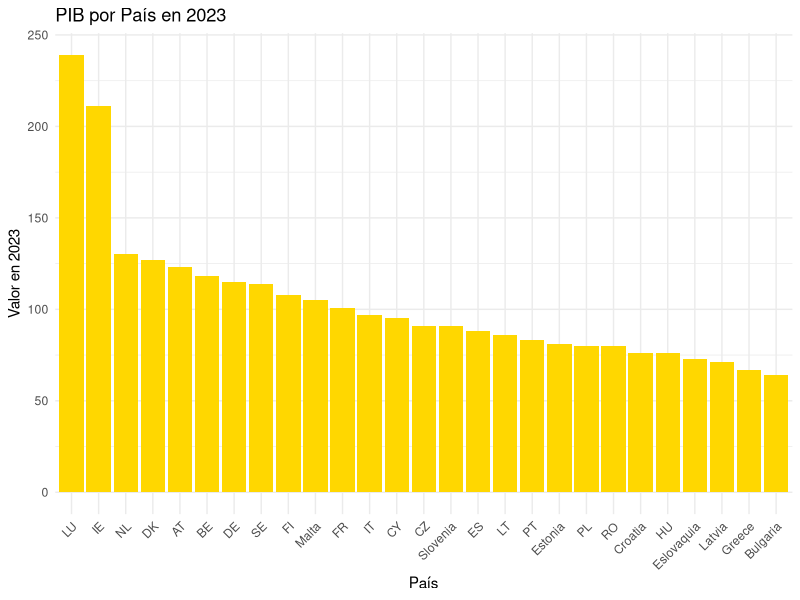

R code for this plot:
library(readr)
library(dplyr)
library(ggplot2)
#--------------------------------
# "INPUT/DATA/datos_pib.tsv"
pibPP <- read_table("INPUT/DATA/datos_pib.tsv")
View(pibPP)

str(pibPP)

# Cambio de nombre columna
colnames(pibPP)[1] <- "pais"

# Nos quedamos con las últimas letras
pibPP$pais <- substr(pibPP$pais, nchar(pibPP$pais) - 1, nchar(pibPP$pais))
View(pibPP)

lista_pais <- list("BE", "BG", "CZ", "DK", "DE", "EE", "IE", "EL", "ES", "FR", "HR", "IT", "CY", "LV", "LT", "LU", "HU", "MT", "NL",
               "AT", "PL", "PT", "RO", "SI", "SK", "FI", "SE")

# nos quedamos solo con los países de la UE


pib <- pibPP %>% filter(pais %in% unlist(lista_pais))
View(pib)


# quitar la columna nula

pib <- pib[, colSums(is.na(pib)) < nrow(pib)]
pib


pib_2023 <- pib %>% select(pais, `2023`)
View(pib_2023)


# ggplot del pib en el 20223 (primero lo ponemos en descendente)

pib_2023_desc <- pib_2023 %>% arrange(desc(`2023`))


# sustituir las etiquetas de los países


pib_2023_desc <- pib_2023_desc %>%
  mutate(pais = case_when(
    pais == "SK" ~ "Eslovaquia",
    pais == "SI" ~ "Slovenia",
    pais == "EE" ~ "Estonia",
    pais == "MT" ~ "Malta",
    pais == "LV" ~ "Latvia",
    pais == "HR" ~ "Croatia",
    pais == "EL" ~ "Greece",
    pais == "BG" ~ "Bulgaria",
    TRUE ~ pais # Mantiene los nombres que no están en la lista
  ))


# Cargar ggplot2


# Crear el gráfico de barras
grafico_pib <- ggplot(pib_2023_desc, aes(x = reorder(pais, -`2023`), y = `2023`)) +
  geom_bar(stat = "identity", fill = "gold") +
  labs(x = "País", y = "Valor en 2023", title = "PIB por País en 2023") +
  theme_minimal() +
  theme(axis.text.x = element_text(angle = 45, hjust = 1)) # Rotar etiquetas para mejor legibilidad

grafico_pib
